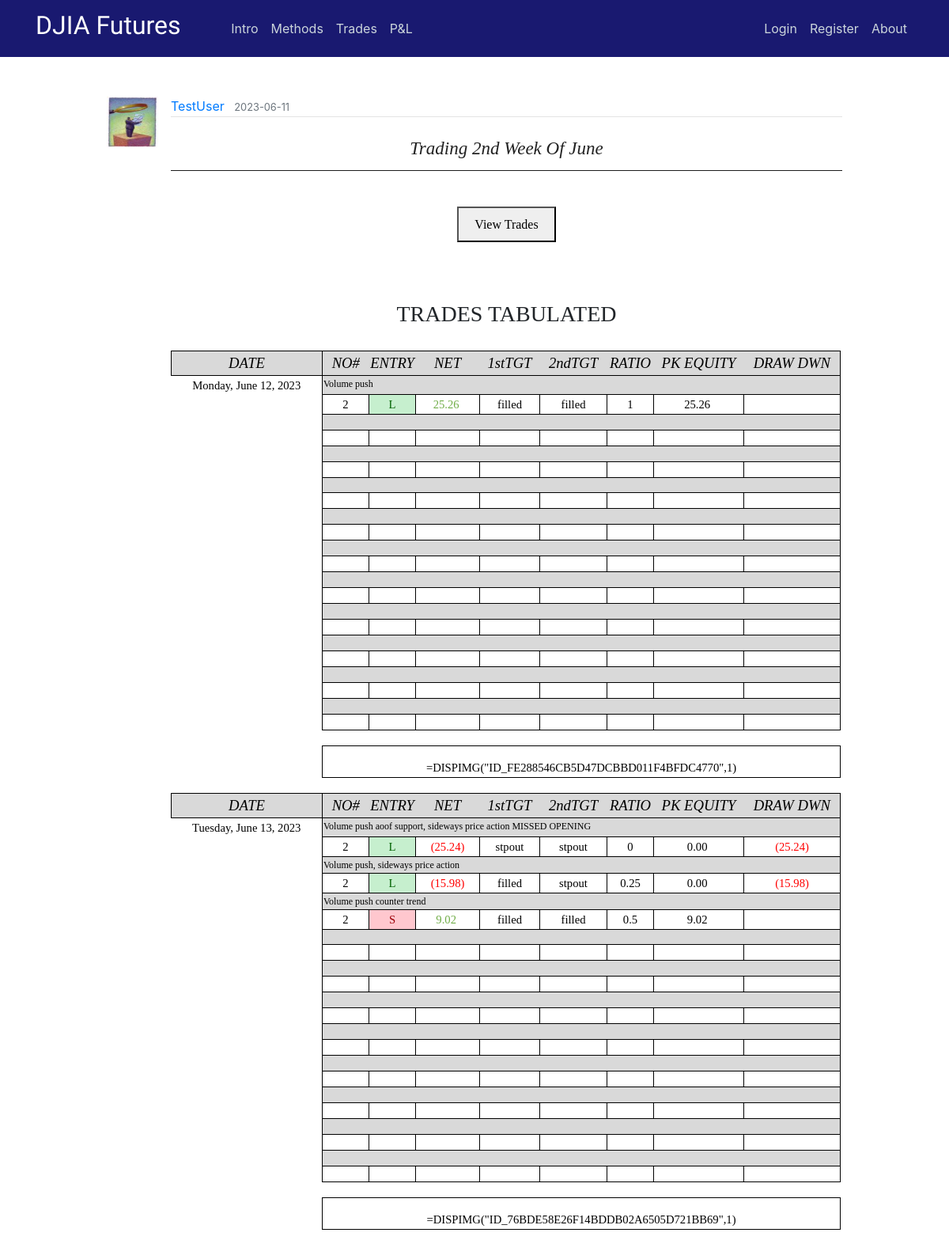
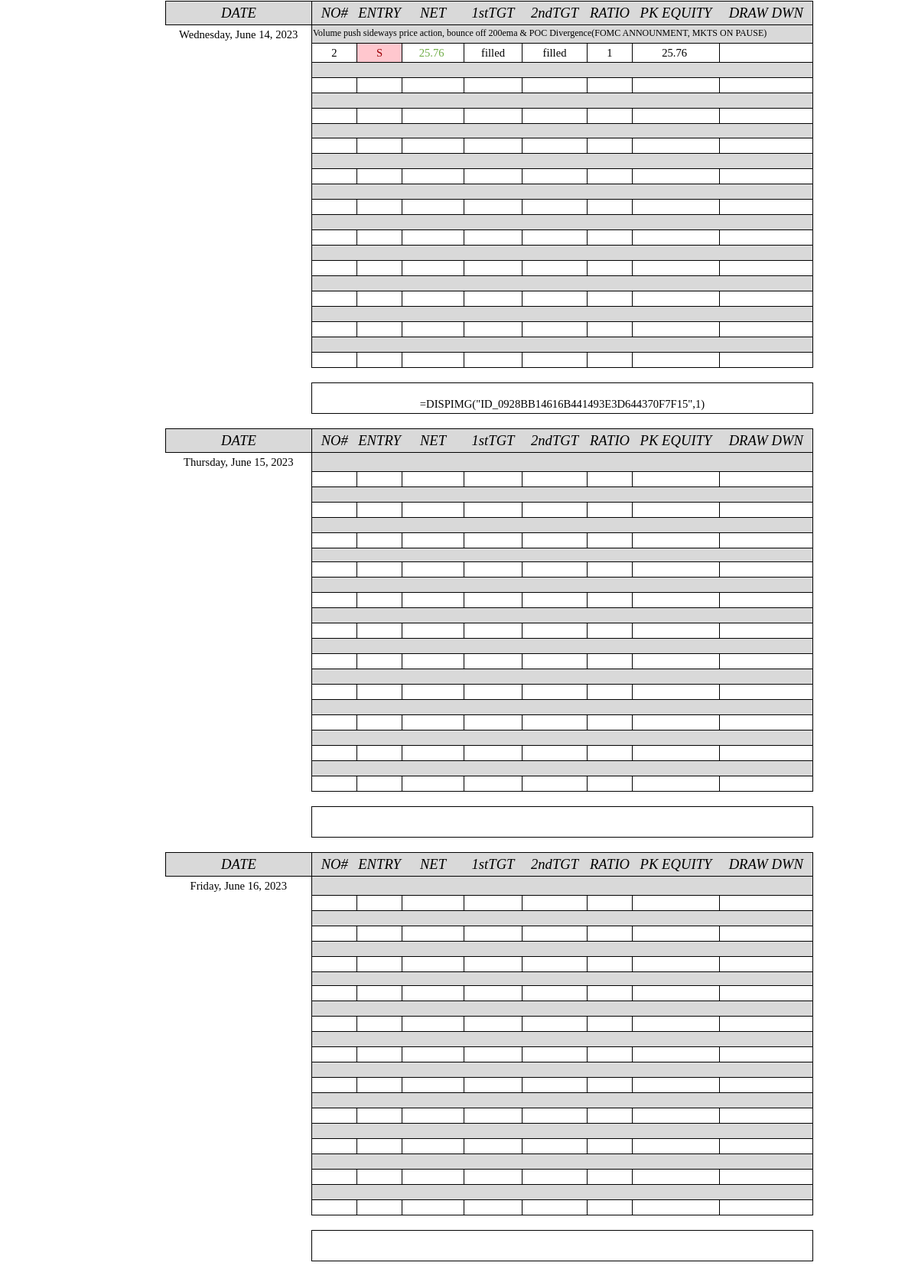
The page /post/214 on the database as committed earlier (2 pictures, top to bottom).
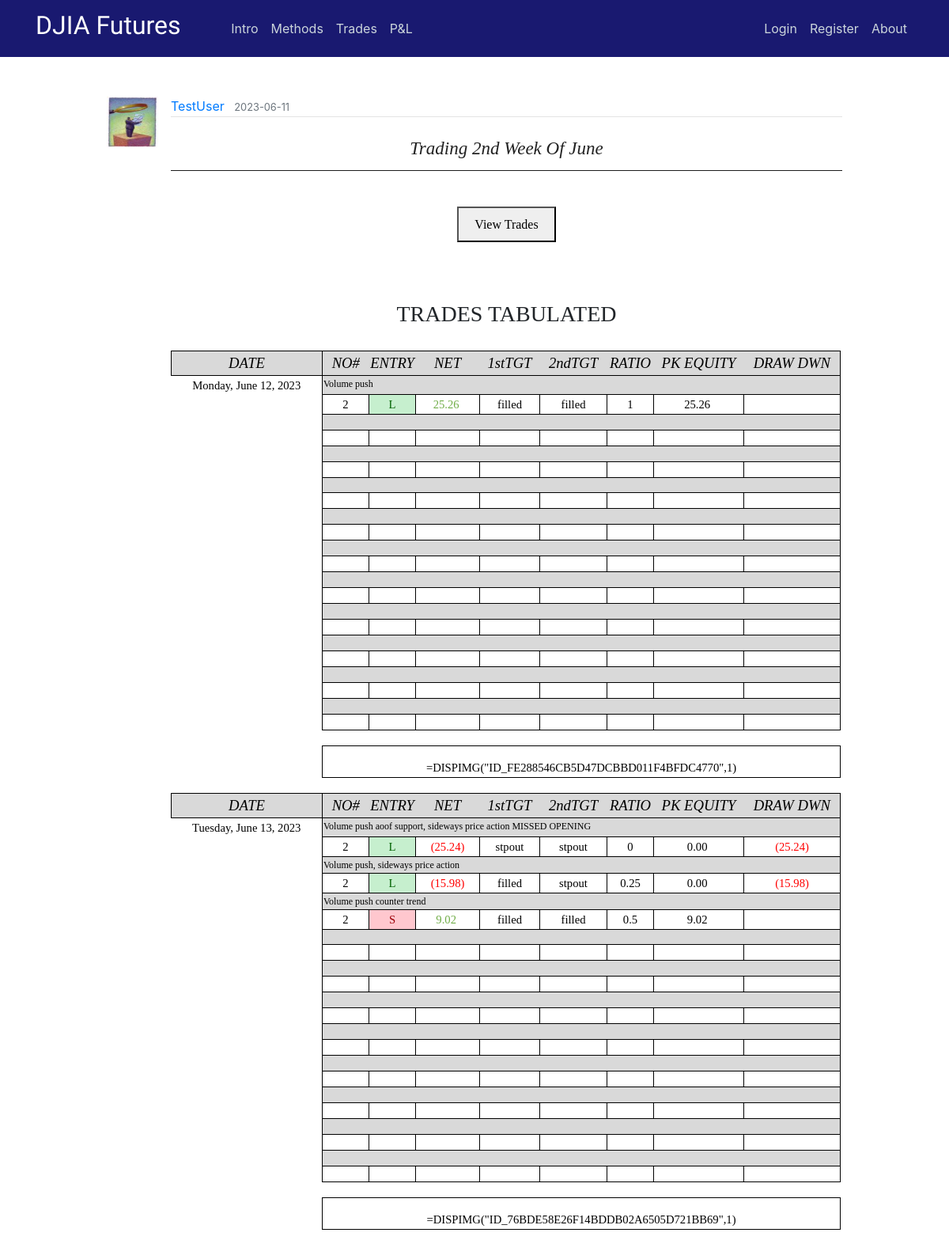
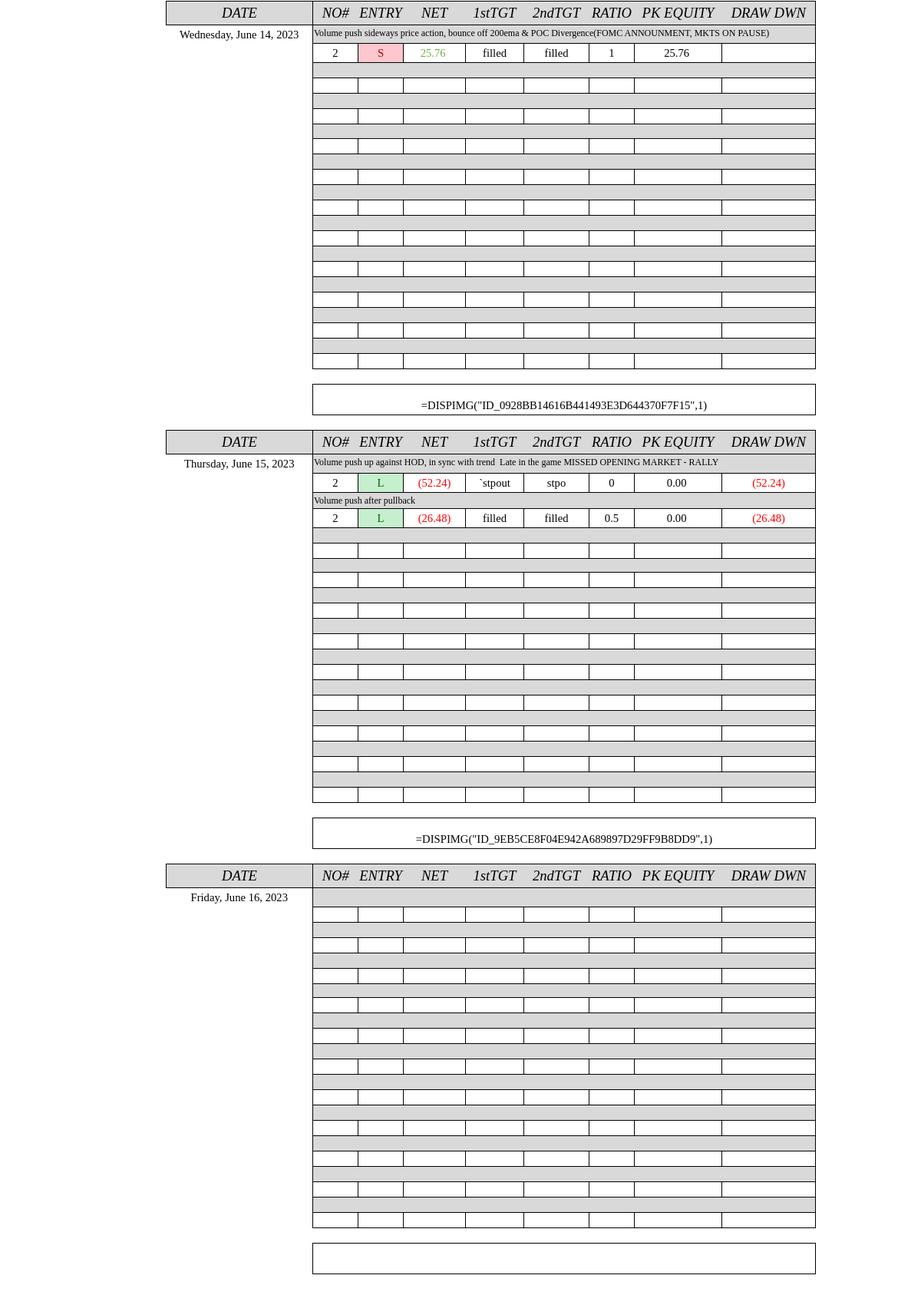
The same page on the database as committed later (2 pictures, top to bottom).
### flaskblog/models.py (models this page shows, shortened)
class User(db.Model, UserMixin):
    id = db.Column(db.Integer, primary_key=True)
    username = db.Column(db.String(20), unique=True, nullable=False)
    email = db.Column(db.String(120), unique=True, nullable=False)
    image_file = db.Column(db.String(20), nullable=False, default='default.jpg')
    password = db.Column(db.String(60), nullable=False)
    posts = db.relationship('Post', backref='author', lazy=True)

class Post(db.Model):
    id = db.Column(db.Integer, primary_key=True)
    title = db.Column(db.String(100), nullable=False)
    date_posted = db.Column(db.DateTime, nullable=False, default=datetime.utcnow)
    content = db.Column(db.Text, nullable=False)
    user_id = db.Column(db.Integer, db.ForeignKey('user.id'), nullable=False)
    teaser_title = db.Column(db.Text, nullable=True)
    teaser_details = db.Column(db.Text, nullable=True)
    teaser_caption = db.Column(db.Text, nullable=True)
    teaser_img = db.Column(db.Text, nullable=True)
    teaser_content = db.Column(db.Text, nullable=True)
    teaser_wkid = db.Column(db.Text, nullable=True)

### flaskblog/posts/routes.py (the view)
@posts.route("/post/<int:post_id>")
def post(post_id):
    post = Post.query.get_or_404(post_id)
    if len(post.teaser_wkid) != 0:
        weekly = post.teaser_wkid
    else:
        weekly = ""
    return render_template('post.html', weekly=weekly, title=post.title, post=post)

### flaskblog/templates/post.html (shortened to what this page needs)
{% extends "layout.html" %}
{% block content %}
  <article class="media content-section" style="border:none;">
    <img class="article-img" src="{{ url_for('static', filename='profile_pics/' + post.author.image_file) }}">
    <div class="media-body">
      <div class="article-metadata">
        <a class="mr-2" href="{{ url_for('users.user_posts', username=post.author.username) }}">{{ post.author.username }}</a>
        <small class="text-muted">{{ post.date_posted.strftime('%Y-%m-%d') }}</small>
      </div>
      <center><br><h3 class="hero-header">{{ post.title }}</h3><hr><br></center>
      {% if weekly |length %}
      <center><button onclick="myDetach()">View Trades</button></center>
      <br>
      <br>
      {% endif %}
      <br><H6>TRADES TABULATED</H6><br>
      {{ post.content|safe }}
  </article>
{% endblock content %}

### flaskblog/templates/layout.html (shortened to what this page needs)
<!DOCTYPE html>
<html xmlns:v="urn:schemas-microsoft-com:vml" xmlns:o="urn:schemas-microsoft-com:office:office" xmlns:x="urn:schemas-microsoft-com:office:excel" xmlns="http://www.w3.org/TR/REC-html40" >
    <head>
      <link rel="stylesheet" href="https://maxcdn.bootstrapcdn.com/bootstrap/4.0.0/css/bootstrap.min.css">
      <link rel="stylesheet" type="text/css" href="{{ url_for('static', filename='main.css') }}">
      <link rel="stylesheet" type="text/css" href="{{ url_for('static', filename='study.css') }}">
      <link rel="stylesheet" type="text/css" href="{{ url_for('static', filename='modal.css') }}">
      <link rel="Stylesheet" type="text/css" href="{{ url_for('static', filename='stylesheet.css') }}">
    </head>
    <body>
    <div class="grid">
    <header class="site-header">
          <nav class="navbar navbar-expand-md navbar-dark bg-steel fixed-top">
              <div class="container">
                <a class="navbar-brand mr-2" href="/"><h2><span style="font-family:Lobster Two">DJIA Futures &nbsp &nbsp &nbsp</span></h2></a>
                <div class="collapse navbar-collapse" id="navbarToggle">
                  <div class="navbar-nav mr-auto">
                    <a class="nav-item nav-link" href="{{ url_for('main.intro') }}">Intro</a>
                    <a class="nav-item nav-link" href="{{ url_for('main.methods') }}">Methods</a>
                    <a class="nav-item nav-link" href="{{ url_for('main.trades') }}">Trades</a>
                    <a class="nav-item nav-link" href="{{ url_for('main.pnl') }}">P&L</a>
                  </div>
                  <div class="navbar-nav">
                    {% if current_user.is_authenticated and current_user.username == "GuestUser" %}
                      <a class="nav-item nav-link" href="{{ url_for('users.login') }}">Members Login</a>
                      <a class="nav-item nav-link" href="{{ url_for('users.logout') }}">Logout</a>
                      <a class="nav-item nav-link" href="{{ url_for('main.about') }}">About</a>
                    {% else %}
                      {% if current_user.is_authenticated %}
                        <a class="nav-item nav-link" href="{{ url_for('posts.new_post') }}">New Post</a>
                        <a class="nav-item nav-link" href="{{ url_for('users.account') }}">Account</a>
                        <a class="nav-item nav-link" href="{{ url_for('users.logout') }}">Logout</a>
                        <a class="nav-item nav-link" href="{{ url_for('main.about') }}">About</a>
                      {% else %}
                        <a class="nav-item nav-link" href="{{ url_for('users.login') }}">Login</a>
                        <a class="nav-item nav-link" href="{{ url_for('users.register') }}">Register</a>
                        <a class="nav-item nav-link" href="{{ url_for('main.about') }}">About</a>
                      {% endif %}
                    {% endif %}
                  </div>
                </div>
              </div>
          </nav>
    </header>
    <main role="main" class="container-fluid site-header-border-adjust col-md-10">
      <div>
        {% block content %}{% endblock %}
      </div>
    </main>
    </body>
</html>

### flaskblog/static/main.css (style rules this page uses)
body { margin-top: 5rem; }
hr { margin-top: 1rem; margin-bottom: 1rem; border: 0; border-top: 1px solid rgba(0, 0, 0, 0.89); }
.bg-steel { background-color: midnightblue; }
.site-header .navbar-nav .nav-link { color: #cbd5db; }
.site-header-border-adjust { margin-top: 7rem; }
.content-section { background: #ffffff; padding: 10px 20px; border: 1px solid #000000; border-radius: 9px; margin-bottom: 20px; }
.article-img { height: 65px; width: 65px; margin-right: 16px; }
.article-metadata { padding-bottom: 1px; margin-bottom: 4px; border-bottom: 1px solid #e3e3e3 }

### flaskblog/static/study.css (style rules this page uses)
h3.hero-header { color: #222; text-transform: capitalize; font-weight: 400; font-style: italic; font-size: 28px; font-family: Baskerville, 'Baskerville Old Face', 'Hoefler Text', Garamond, 'Times New Roman', serif; }
h3 { font-weight: 700; line-height: 1; }
h6 { text-align: center; font-weight: 400; font-size: 24px; font-family: Baskerville, 'Baskerville Old Face', 'Hoefler Text', Garamond, 'Times New Roman', serif; line-height: 1; }
button { margin-top: 5px; margin-bottom: 5px; padding: 8px 20px 7px; font-family: Cambria, Georgia, serif; line-height: 1.6; }
@media screen and (min-width: 25rem) { h3.hero-header { font-size: 23px; } }
@media screen and (min-width: 36rem) { h6 { font-size: 26px; } }
@media screen and (min-width: 48rem) { h6 { font-size: 28px; } }

### flaskblog/static/modal.css (style rules this page uses)
img { margin-bottom: -4px; }

Rows that differ between the two databases and show on the page:
changed Post "Trading 2nd Week Of June": content "…Thursday, June 15, 2023 DATE NO# ENTRY NET…" → "…Thursday, June 15, 2023 Volume push up against HOD, in sync with trend Late in the game MISSED OPENING MARKET - RALLY 2 L (52.24) `stpout stpo 0 0.00 (52.24) Volume push after pullback 2 L (26.48) filled filled 0.5 0.00 (26.48) =DISPIMG(\"ID_9EB5CE8F04E942A689897D29FF9B8DD9\",1) DATE NO# ENTRY NET…"
